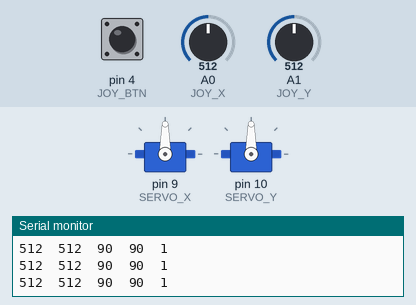
Recording of a sketch running on a simulated Arduino Uno, built with avr-gcc and run on an emulated ATmega328P. Shown: 2 × servo, the last lines printed to the serial monitor. The inputs (shaded band) are chosen by the test bench; at power-on: A0 (JOY_X) = 512, A1 (JOY_Y) = 512, pin 4 (JOY_BTN) HIGH.

Above: at 1.2 s.
1.3 s: A0 (JOY_X) set to 0
At 2.5 s:
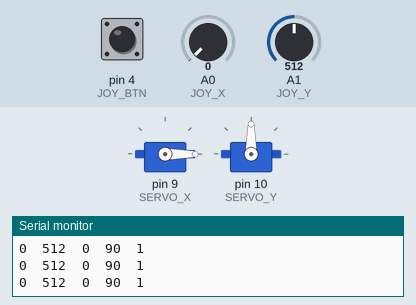
2.8 s: A1 (JOY_Y) set to 1023
At 4.0 s:
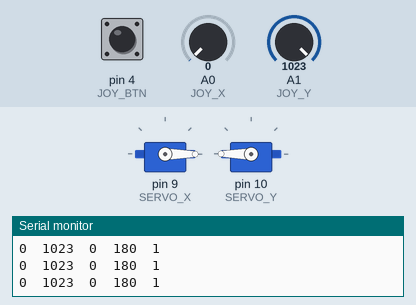
4.3 s: A0 (JOY_X) set to 122
At 5.2 s:
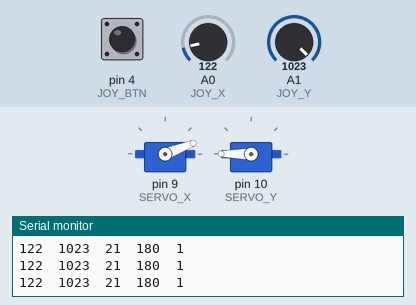
5.8 s: A1 (JOY_Y) set to 0
At 7.0 s:
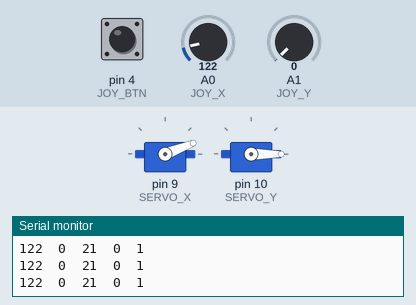
7.3 s: A1 (JOY_Y) set to 122
At 8.5 s:
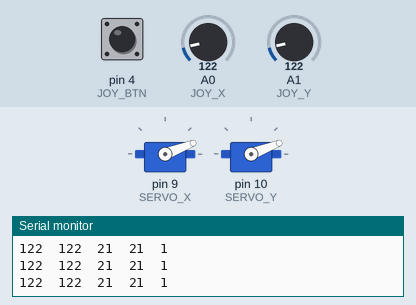
8.8 s: A0 (JOY_X) set to 20
At 9.7 s:
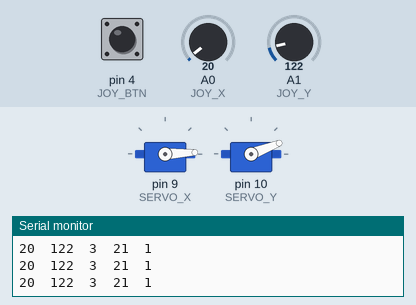
Timing chart, 0 to 11.3 s (numbered marks = the images above; inputs shaded):
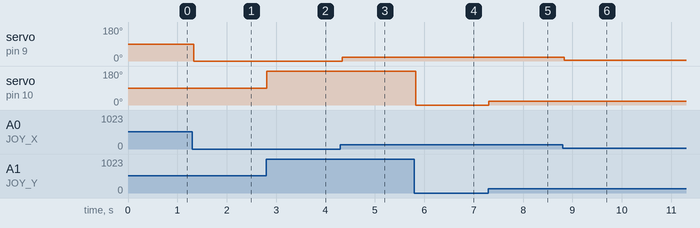

The sketch:

JoystickServomotor.ino
```cpp
// LAB 5: Control de Servo con Joystick KY-023
#include <Servo.h>
const int JOY_X = A0;    // Eje horizontal
const int JOY_Y = A1;    // Eje vertical
const int JOY_BTN = 4;   // Botón pulsador
const int SERVO_X = 9;   // Servo eje X
const int SERVO_Y = 10;  // Servo eje Y
Servo servoX, servoY;
void setup() {
  servoX.attach(SERVO_X);
  servoY.attach(SERVO_Y);
  pinMode(JOY_BTN, INPUT_PULLUP);
  Serial.begin(9600);
  Serial.println("JoyX\tJoyY\tServoX\tServoY\tBtn");
}
void loop() {
  int jx = analogRead(JOY_X);
  int jy = analogRead(JOY_Y);
  int btn = digitalRead(JOY_BTN);
  // Zona muerta en el centro (evita vibración)
  int jxAdj = (abs(jx - 512) < 30) ? 512 : jx;
  int jyAdj = (abs(jy - 512) < 30) ? 512 : jy;
  // Mapear 0-1023 a 0-180 grados
  int angX = map(jxAdj, 0, 1023, 0, 180);
  int angY = map(jyAdj, 0, 1023, 0, 180);
  servoX.write(angX);
  servoY.write(angY);
  // Botón presionado → centrar ambos servos
  if (btn == LOW) {
    servoX.write(90);
    servoY.write(90);
    Serial.println(">> Servos centrados");
  }
  Serial.print(jx);
  Serial.print("\t");
  Serial.print(jy);
  Serial.print("\t");
  Serial.print(angX);
  Serial.print("\t");
  Serial.print(angY);
  Serial.print("\t");
  Serial.println(btn);
  delay(50);
}
```

Measured:
- after the input at 1.3 s, servo on pin 9 (SERVO_X): 90° → 0° at once
- after the input at 2.8 s, servo on pin 10 (SERVO_Y): 90° → 180° at once
- after the input at 4.3 s, servo on pin 9 (SERVO_X): 0° → 21° at once
- after the input at 5.8 s, servo on pin 10 (SERVO_Y): 180° → 0° at once
- after the input at 7.3 s, servo on pin 10 (SERVO_Y): 0° → 21° at once
- after the input at 8.8 s, servo on pin 9 (SERVO_X): 21° → 3° at once
